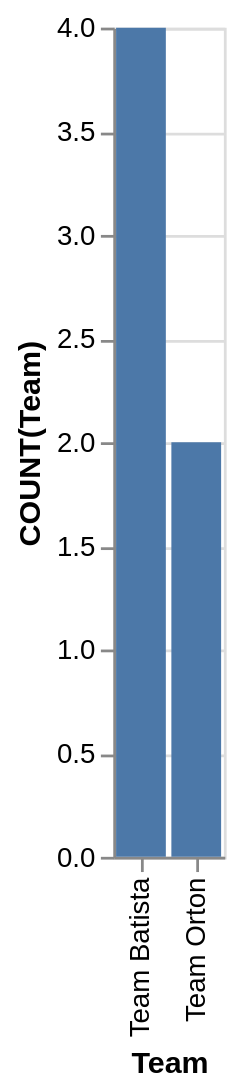

The Vega-Lite source for this figure:
### Vega-Lite specification from a JSON file in a GitHub repository (floating-point values rounded to 4 significant figures)
{"data": {"values": [{"x_data": "Team Batista", "y_data": 4}, {"x_data": "Team Orton", "y_data": 2}]}, "mark": "bar", "encoding": {"x": {"field": "x_data", "type": "nominal", "title": "Team", "sort": "ascending"}, "y": {"field": "y_data", "type": "quantitative", "title": "COUNT(Team)"}}}
